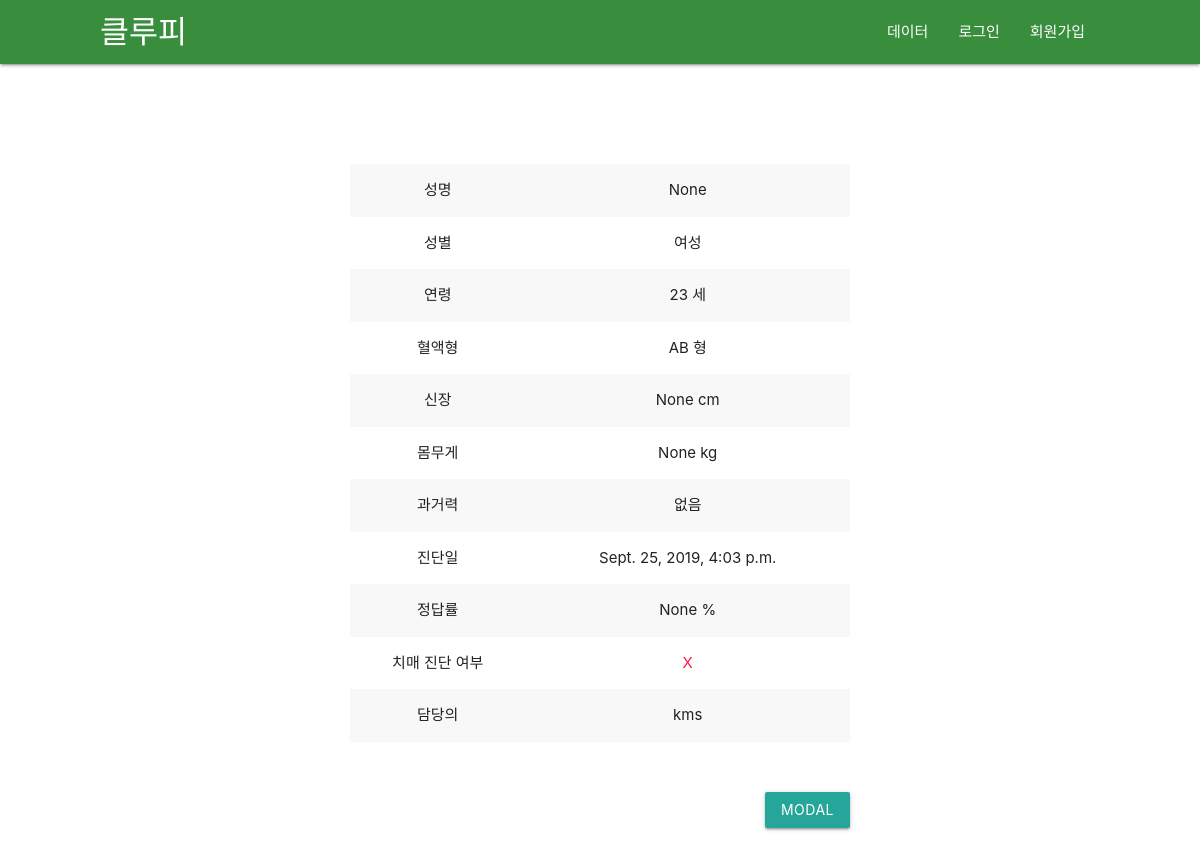
The app's page /scoring/result/1, older data.
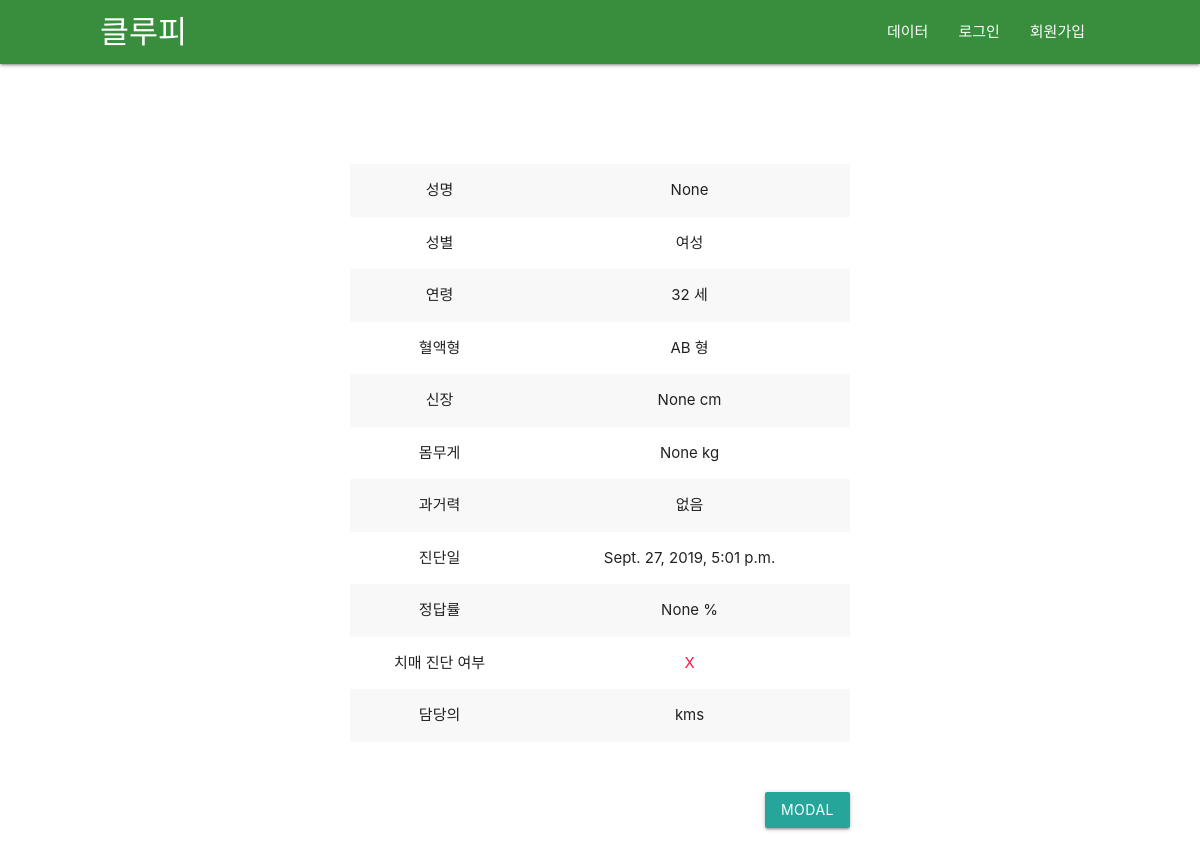
The same page, newer data.
### scoring/models.py (models this page shows, shortened)
class ScoreList(models.Model):
    user = models.ForeignKey(User, on_delete=models.CASCADE, null=True) # 담당의
    name = models.CharField(max_length=200,null=True) # 성명
    gender = models.IntegerField(null=True) # 성별
    age = models.IntegerField(null=True) # 연령
    blood_type = models.IntegerField(null=True) # 혈액형
    height = models.FloatField(null=True) # 신장
    weight = models.FloatField(null=True) # 몸무게
    past_diagnostic_record = models.IntegerField(null=True) # 과거력
    pub_date = models.DateTimeField(null=True) # 진달일
    score = models.IntegerField(null=True) # 점수
    pass_or_fail = models.BooleanField(null=True) # 치매여부

### scoring/views.py (the view)
# urls.py: path('scoring/result/<int:list_id>', scoring.views.result, name='result'),
def result(request, list_id):
    list = get_object_or_404(ScoreList, pk=list_id)
    return render(request, 'result.html', {'list' : list})

### scoring/templates/result.html (shortened to what this page needs)
{% extends 'base.html' %}
{% block content %}
<section class="result">
    <div class="con">
        <table class="striped centered">
            <tbody>
                <tr>
                    <td>성명</td>
                    <td>{{list.name}}</td>
                </tr>
                <tr>
                    <td>성별</td>
                    <td>
                        {% if list.gender == 1 %}
                            남성
                        {% else %}
                            여성
                        {% endif %}
                    </td>
                </tr>
                <tr>
                    <td>연령</td>
                    <td>{{list.age}} 세</td>
                </tr>
                <tr>
                    <td>혈액형</td>
                    <td>
                        {% if list.blood_type == 1 %}
                            A 형
                        {% elif list.blood_type == 2 %}
                            B 형
                        {% elif list.blood_type == 3 %}
                            O 형
                        {% else %}
                            AB 형
                        {% endif %}
                    </td>
                </tr>
                <tr>
                    <td>신장</td>
                    <td>{{list.height}} cm</td>
                </tr>
                <tr>
                    <td>몸무게</td>
                    <td>{{list.weight}} kg</td>
                </tr>
                <tr>
                    <td>과거력</td>
                    <td>
                        {% if list.past_diagnostic_record == 1 %}
                            뇌졸증
                        {% elif list.past_diagnostic_record == 2 %}
                            심장병
                        {% elif list.past_diagnostic_record == 3 %}
                            고혈압
                        {% elif list.past_diagnostic_record == 4 %}
                            당뇨병
                        {% elif list.past_diagnostic_record == 5 %}
                            기타(암포함)
                        {% else %}
                            없음
                        {% endif %}
                    </td>
                </tr>
                <tr>
                    <td>진단일</td>
                    <td>{{list.pub_date}}</td>
                </tr>
                <tr>
                    <td>정답률</td>
                    <td>{{list.score}} %</td>
                </tr>
                <tr>
                    <td>치매 진단 여부</td>
                    <td>
                        {% if list.pass_or_fail == True %}
                            <span style="color:#1e88e5;">O</span>
                        {% else %}
                            <span style="color:#ff1744;">X</span>
                        {% endif %}
                    </td>
                </tr>
                <tr>
                    <td>담당의</td>
                    <td>{{list.user.username}}</td>
                </tr>
            </tbody>
        </table>
        <div class="submit">
            <a class="waves-effect waves-light btn modal-trigger" href="#modal1">Modal</a>
        </div>
    </div>
</section>
{% endblock content %}

### templates/base.html (shortened to what this page needs)
{% load static %}
<!DOCTYPE html>
<html lang="en">
<head>
    <link rel="stylesheet" href="https://cdnjs.cloudflare.com/ajax/libs/materialize/1.0.0/css/materialize.min.css">
    <link rel="stylesheet" href="{% static 'css/style.css'%}">
    <link rel="stylesheet" href="{% static 'css/account.css'%}">
</head>
<body>
    <div class="navbar-fixed">
        <nav class="green darken-2">
            <div style="max-width: 1000px; margin:auto;" class="nav-wrapper">
            <a href="{% url 'home' %}" class="brand-logo">클루피</a>
            <ul class="right hide-on-med-and-down">
                {% if user.is_authenticated %}
                <li><a href="{% url 'list' %}">{{user.username}}</a></li>
                <li><a href="{% url 'scoring' %}">채점하기</a></li>
                <li><a href="{% url 'analysis' %}">데이터</a></li>
                <li><a href="javascript:{document.getElementById('logout').submit()}">로그아웃</a>
                    <form id="logout" method="POST" action="{% url 'logout' %}">
                        {% csrf_token %} <input type="hidden" />
                    </form>
                </li>
                {% else %}
                <li><a href="{% url 'analysis' %}">데이터</a></li>
                <li><a href="{% url 'login' %}">로그인</a></li>
                <li><a href="{% url 'signup' %}">회원가입</a></li>
                {% endif %}
            </ul>
            </div>
        </nav>
    </div>
    {% block content %}
    {% endblock %}
</body>
</html>

### scoring/static/css/style.css (style rules this page uses)
.result { padding-top: 100px; padding-bottom: 100px; width: 100%; display: flex; justify-content: center; }
.result .con { width: 500px; }
.result .con .submit { margin-top:50px; display: flex; justify-content: flex-end; }

Row changes from the older to the newer data that the page shows:
changed ScoreList "None": age "23" → "32"; pub_date "Sept. 25, 2019, 4:03 p.m." → "Sept. 27, 2019, 5:01 p.m."
